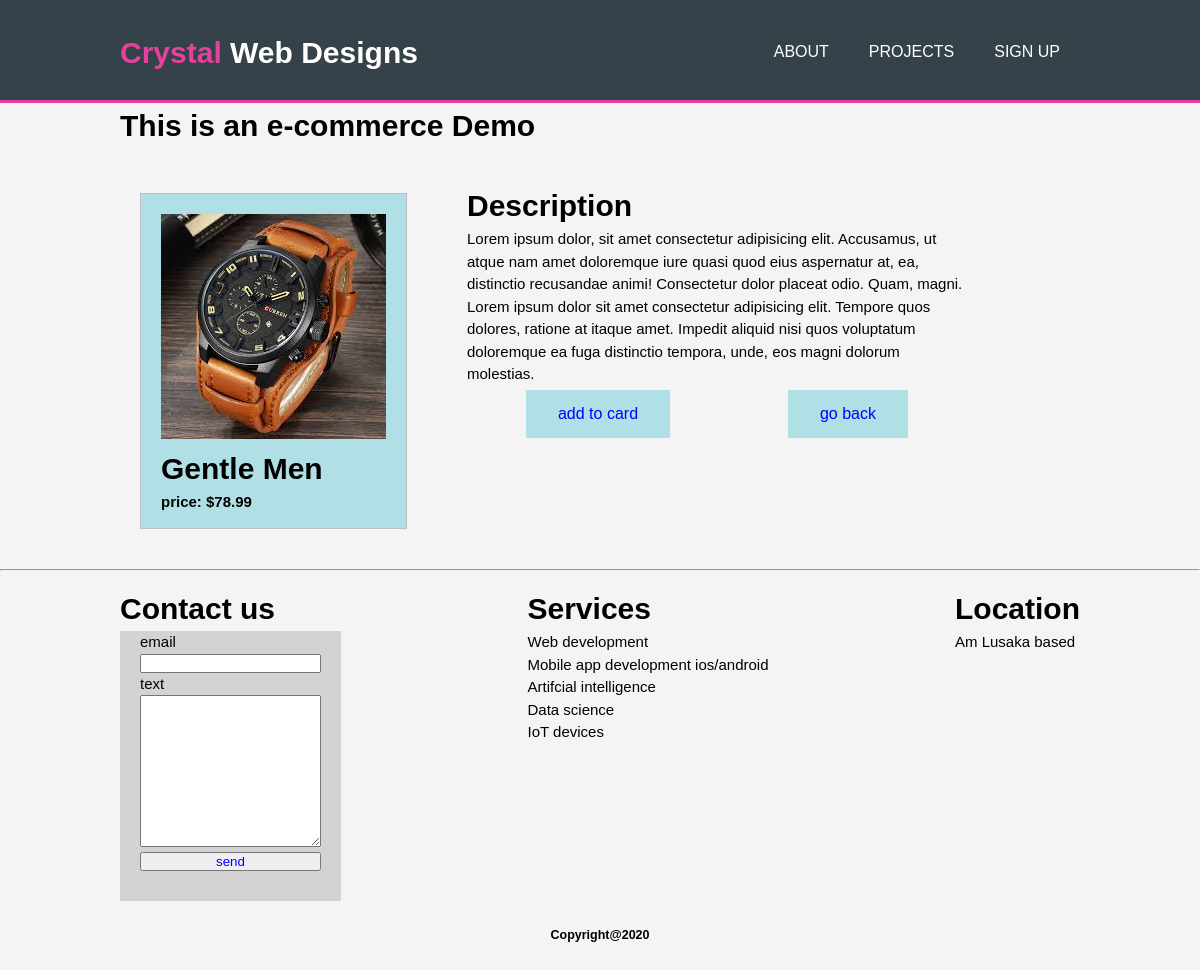
The page /1/item-detail on the database its author committed.
### ecomerce/models.py (models this page shows, shortened)
class Item(models.Model):
    title = models.CharField(max_length=100)
    price = models.FloatField()
    discount_price = models.FloatField(null=True, blank=True)
    image   = models.ImageField()
    description = models.TextField(null=True, blank=True)

### ecomerce/views.py (the view)
# urls.py: path('<int:pk>/item-detail', ItemDetailView.as_view(), name="item-detail"),
class ItemDetailView(DetailView):
    model = Item
    template_name='ecomerce/item_detail.html'

### ecomerce/templates/ecomerce/item_detail.html
{%extends 'core/layout.html'%}
{%block content%}
    <div class="container">
        <h1>This is an e-commerce Demo</h1>
        <div class="row-items">
                <div class="card-item">
                    <img class="item-image" src="{{item.image.url}}" alt="">
                    <h1>{{object.title}}</h1>
                    <h4>price: ${{object.price}}</h4>
                </div>
                <div class="description-section">
                    <h1>Description</h1>
                    <p>{{object.description}}</p>
                <div class="item-buttons">
                    <input type="button" value="add to card">
                    <a href="{%url 'item-list'%}">
                        <input type="button" value="go back">
                    </a>
                </div>
                </div>
        </div>
    </div>
{%endblock%}

### core/static/css/main.css (style rules this page uses)
* { padding: 0; margin: 0; }
body { font: 15px/1.5 Arial, Helvetica, sans-serif; padding: 0; margin: 0; background-color: #f4f4f4; }
.container { width: 80%; margin: auto; margin-bottom: 40px; }
.card-item { background-color: powderblue; border: 1px solid #c0c0c0; width: max-content; padding: 20px 20px 0 20px; margin:0 20px 0 20px; align-items: center; margin-top: 10px; padding-bottom: 15px; }
.row-items { flex-direction: row; display: flex; margin-top: 35px; flex-wrap: wrap; }
.card-item input, .item-buttons input { background-color: #4CAF50; border: none; color: white; padding: 15px 32px; text-align: center; text-decoration: none; display: inline-block; font-size: 16px; margin: 4px 2px; cursor: pointer; float:right; }
.item-buttons input { background-color: powderblue; color: blue; }
.item-image { min-height: 100px; object-fit: cover; margin: auto; }
.description-section { width: 500px; float:right; padding:0 40px 0 40px }
.item-buttons { display: flex; flex-direction: row; justify-content: space-around; box-shadow: none; }

### rows shown on the page
Item: image (picture), title "Gentle Men", price "78.99", description "Lorem ipsum dolor, sit amet consectetur adipisicing elit. Accusamus, ut atque nam amet doloremque iure quasi quod eius aspernatur at, ea, distinctio recusandae animi! Consectetur dolor placeat odio. Quam, magni. Lorem ipsum dolor sit amet consectetur adipisicing elit. Tempore quos dolores, ratione at itaque amet. Impedit aliquid nisi quos voluptatum doloremque ea fuga distinctio tempora, unde, eos magni dolorum molestias."
